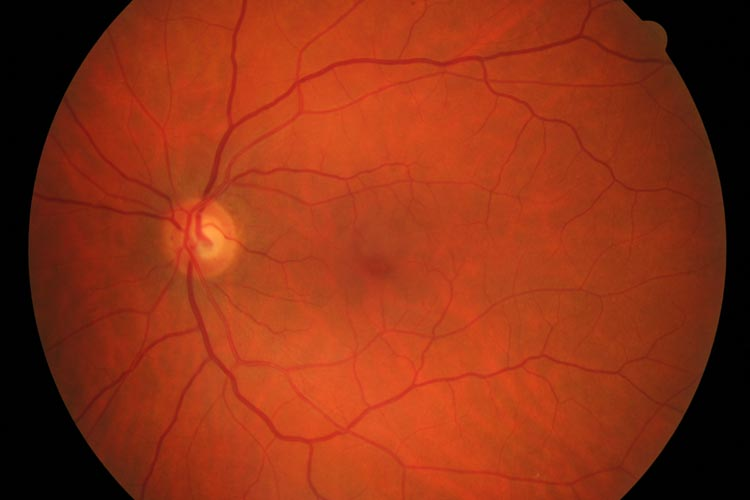
#> input picture IIM/Study-Case-02/09.jpg, 750 x 500 px
$ jupyter execute code.ipynb   (older library calls are emulated)
#> lines starting #> are read from the running program, lines starting #| are printed output that depends on the picture; after the words box and inside, x2 and y2 are one past the last pixel; in counts of white or black regions, pixels touching at a corner belong together
# 1. Importando as bibliotecas

[cell 1]
from ipywidgets import IntSlider, interact, FloatSlider, Checkbox
import matplotlib.pyplot as plt
import numpy as np
import cv2
from skimage.color import rgb2gray
from statistics import mean

## 1.1. Carregando a imagem

[cell 2]
img = cv2.cvtColor(cv2.imread('09.jpg'), cv2.COLOR_BGR2RGB)
plt.imshow(img)

## 1.2. Passando para escala de cinza

[cell 3]
gray = cv2.cvtColor(img, cv2.COLOR_RGB2GRAY)
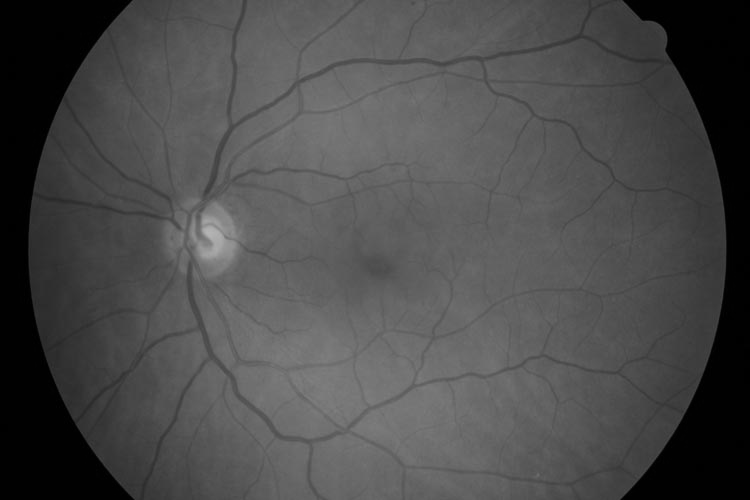
#> gray: shape (500, 750); min 0, max 181, mean 74.6
plt.imshow(gray, cmap='gray')

[cell 4]
hrv = cv2.cvtColor(img, cv2.COLOR_RGB2HSV)
#> hrv: shape (500, 750, 3); mean H, S, V 7.8, 189.7, 143.6
#> the sliders are set to brilho = 0, con = 1
plt.imshow(hrv, cmap='gray')

# 2. Metodos de segmentação [**TESTES**]

[cell 5]
@interact(brilho=IntSlider(min=-100, max=100, step=1, value=0),
 con=IntSlider(min=-50, max=50, step=1, value=1))
def brilho_const(brilho, con):
#> the sliders are set to limiar = 107
  img_bri = (gray * con) + brilho
  plt.imshow(img_bri, cmap='gray')
  plt.axis('off')

## 2.1. Limiarização

[cell 6]
@interact(limiar=IntSlider(min=0, max=255, step=1, value=107))
def limiarizacao_binary(limiar):
#> called with limiar = 107
    thresh_binary = cv2.threshold(gray, limiar, 255, cv2.THRESH_BINARY)[1]
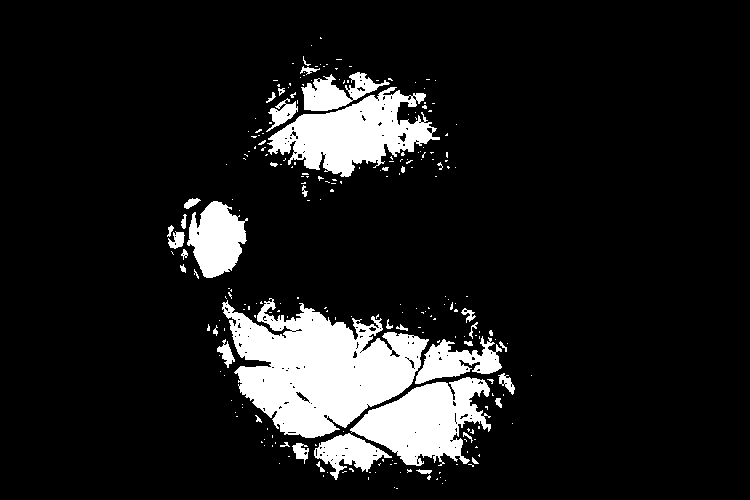
#> thresh_binary: shape (500, 750); 11.4% white; 243 white regions (203 under 20 px), largest, box (x1, y1, x2, y2) and area: (222, 298, 429, 438) 16529, (267, 87, 440, 177) 7696, (350, 377, 491, 466) 6930
#> the sliders are set to limiar = 107
    plt.imshow(thresh_binary, cmap='gray')
    plt.axis('off')

[cell 7]
@interact(limiar=IntSlider(min=0, max=255, step=1, value=107))
def limiarizacao_trunc(limiar):
#> called with limiar = 107
    thresh_binary = cv2.threshold(gray, limiar, 255, cv2.THRESH_TRUNC)[1]
#> the sliders are set to limiar = 107, abertura = <module 'ipywidgets.Checkbox_', fechado = <module 'ipywidgets.Checkbox_', it = 1
    plt.imshow(thresh_binary, cmap='gray')
    plt.axis('off')

[cell 8]
kernel = np.ones((3,3), np.uint8)
@interact(limiar=IntSlider(min=0, max=255, step=1, value=107), abertura=Checkbox(), fechado=Checkbox(), it=IntSlider(min=0, max=255, step=1, value=1))
def exibir_limiarizacao_gray_pure(limiar, abertura, fechado, it):
#> called with limiar = 107, it = 1
  if abertura:
    img_transf = cv2.erode(gray, kernel, iterations=it)
    img_transf = cv2.dilate(img_transf, kernel, iterations=it)
  elif fechado:
    img_transf = cv2.dilate(gray, kernel, iterations=it)
    img_transf = cv2.erode(img_transf, kernel, iterations=it)
  else:
    img_transf = gray
  _, thresh_binary = cv2.threshold(img_transf, limiar, 255, cv2.THRESH_BINARY)
#> thresh_binary: shape (500, 750); 10.8% white; 53 white regions (27 under 20 px), largest, box (x1, y1, x2, y2) and area: (223, 303, 427, 438) 16091, (269, 91, 440, 177) 7420, (351, 377, 491, 465) 6738
  _, thresh_binary_inv = cv2.threshold(img_transf, limiar, 255, cv2.THRESH_BINARY_INV)
  _, thresh_trunc = cv2.threshold(img_transf, limiar, 255, cv2.THRESH_TRUNC)
  _, thresh_to_zero = cv2.threshold(img_transf, limiar, 255, cv2.THRESH_TOZERO)
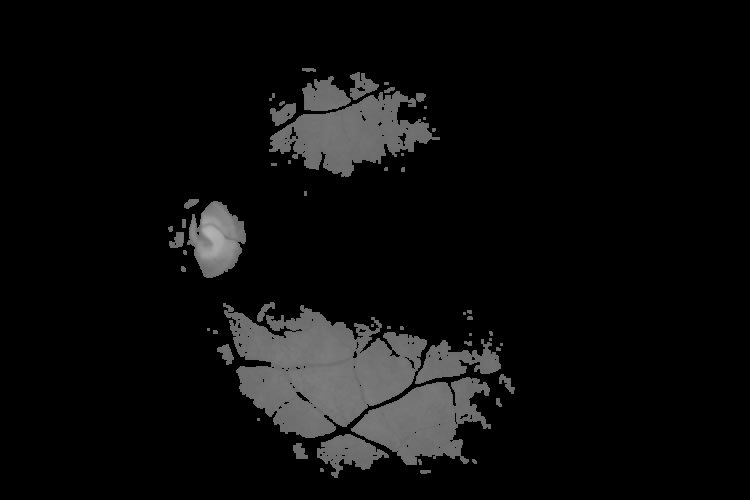
#> thresh_to_zero: shape (500, 750); min 0, max 178, mean 12.3
  _, thresh_to_zero_inv = cv2.threshold(img_transf, limiar, 255, cv2.THRESH_TOZERO_INV)
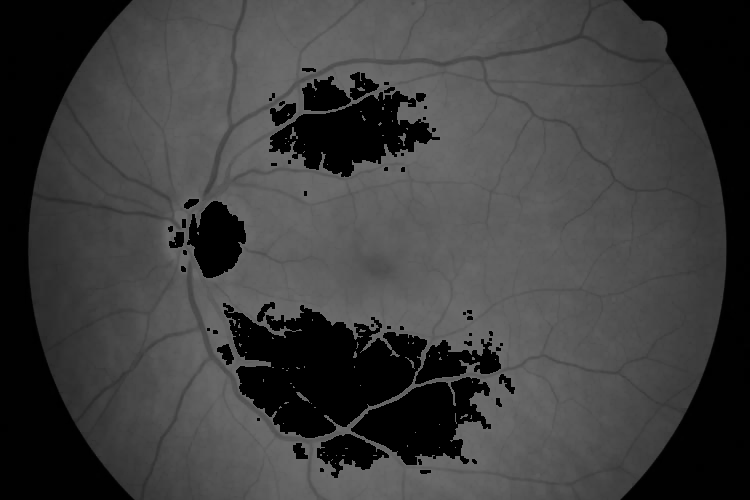
#> thresh_to_zero_inv: shape (500, 750); min 0, max 107, mean 61.9

  titulos = ['Imagem original', 'Aberta ou fechada', 'Binary', 'Binary inv', 'Trunc', 'To zero', 'To zero inv']
  imagens = [gray, img_transf, thresh_binary, thresh_binary_inv, thresh_trunc, thresh_to_zero, thresh_to_zero_inv]

  fig = plt.gcf()
  fig.set_size_inches(18,12)

  for i in range(6):
    plt.subplot(2, 3, i + 1)
    plt.imshow(cv2.cvtColor(imagens[i], cv2.COLOR_BGR2RGB), cmap = 'gray')
    plt.title(titulos[i])
    plt.xticks([]),plt.yticks([])
  plt.show()
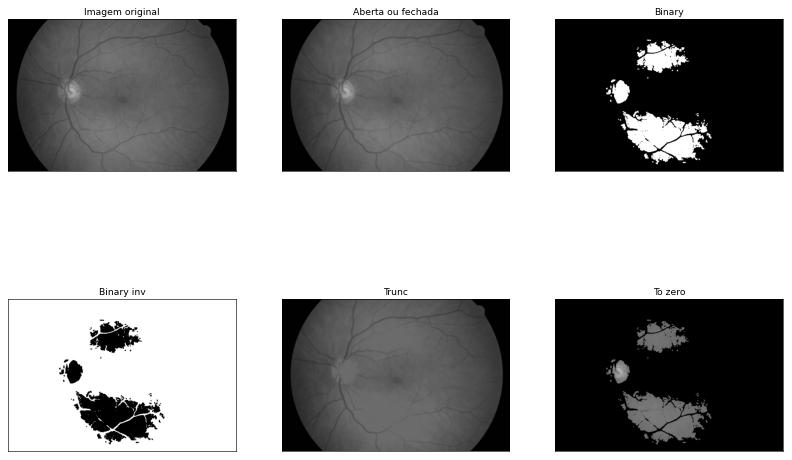
#> figure drawn by matplotlib, 6 panels
#> the sliders are set to limiar = 107, brilho = 0, const = 1

[cell 9]
@interact(limiar=IntSlider(min=0, max=255, step=1, value=107),
 brilho=IntSlider(min=-50, max=50, step=1, value=0),
 const=FloatSlider(min=-20, max=20, step=0.1, value=1))
def exibir_limiarizacao_gray_transf(limiar, brilho, const):
#> called with limiar = 107, brilho = 0, const = 1
  img_transf = (gray * const) + brilho
  _, thresh_binary = cv2.threshold(img_transf, limiar, 255, cv2.THRESH_BINARY)
  _, thresh_binary_inv = cv2.threshold(img_transf, limiar, 255, cv2.THRESH_BINARY_INV)
  _, thresh_trunc = cv2.threshold(img_transf, limiar, 255, cv2.THRESH_TRUNC)
  _, thresh_to_zero = cv2.threshold(img_transf, limiar, 255, cv2.THRESH_TOZERO)
  _, thresh_to_zero_inv = cv2.threshold(img_transf, limiar, 255, cv2.THRESH_TOZERO_INV)

  titulos = ['Imagem original', 'Binary', 'Binary inv', 'Trunc', 'To zero', 'To zero inv']
  imagens = [img_transf, thresh_binary, thresh_binary_inv, thresh_trunc, thresh_to_zero, thresh_to_zero_inv]

  fig = plt.gcf()
  fig.set_size_inches(18,12)

  for i in range(6):
    plt.subplot(2, 3, i + 1)
    plt.imshow(imagens[i], cmap = 'gray')
    plt.title(titulos[i])
    plt.xticks([]),plt.yticks([])
  plt.show()
#> the sliders are set to bloco = 15, const = 5

## 2.2. Limiariazação adaptativa

### 2.2.1. Media

[cell 10]
# Pega bem as veias: bloco = 15, const = 5
@interact(bloco=IntSlider(min=3, max=51, step=2, value=15), const=IntSlider(min=0, max=25, step=1, value=5))
def limiarizacao_adap_media(bloco, const):
#> called with bloco = 15, const = 5
    adapt = cv2.adaptiveThreshold(gray, 255, cv2.ADAPTIVE_THRESH_MEAN_C, cv2.THRESH_BINARY, bloco, const)
#> adapt: shape (500, 750); 92.9% white; 722 black regions (638 under 20 px), largest, box (x1, y1, x2, y2) and area: (180, 0, 689, 500) 8880, (620, 0, 733, 500) 3538, (22, 0, 134, 500) 3330
#> the sliders are set to bloco = 13, const = 62, con = 3
    plt.imshow(adapt, cmap='gray')
    plt.axis('off')

[cell 11]
# Para pegar a flovia do olho: bloco = 13, const = 62, con = 3
# Para pegar a disco do olho: bloco = 13, const = 62, con = 2   ou bloco = 499, const = 36, con = 2
@interact(bloco=IntSlider(min=3, max=500, step=2, value=13),
 const=IntSlider(min=-500, max=500, step=1, value=62),
 con=IntSlider(min=1, max=50, step=1, value=3))
def exibir_limiarizacao_gray_transf(bloco, const, con):
#> called with bloco = 13, const = 62, con = 3
  img_transf = (gray * con)
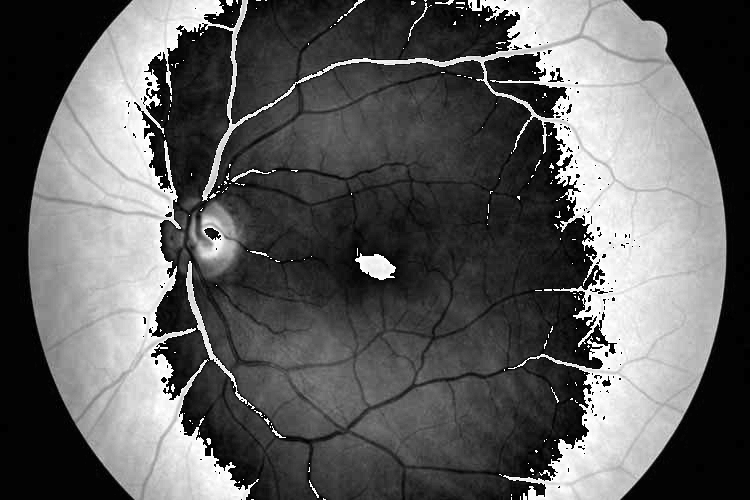
#> img_transf: shape (500, 750); min 0, max 255, mean 94.1
  adapt = cv2.adaptiveThreshold(img_transf, 255, cv2.ADAPTIVE_THRESH_MEAN_C, cv2.THRESH_BINARY, bloco, const)
#> adapt: shape (500, 750); 96.8% white; black in thin lines or dots
#> the sliders are set to bloco = 25, const = 5
  plt.imshow(adapt, cmap='gray')
  plt.axis('off')

### 2.2.2. Gaussiana

[cell 12]
@interact(bloco=IntSlider(min=3, max=51, step=2, value=25), const=IntSlider(min=0, max=25, step=1, value=5))
def limiarizacao_adap_gaus(bloco, const):
#> called with bloco = 25, const = 5
    adapt = cv2.adaptiveThreshold(gray, 255, cv2.ADAPTIVE_THRESH_GAUSSIAN_C, cv2.THRESH_BINARY, bloco, const)
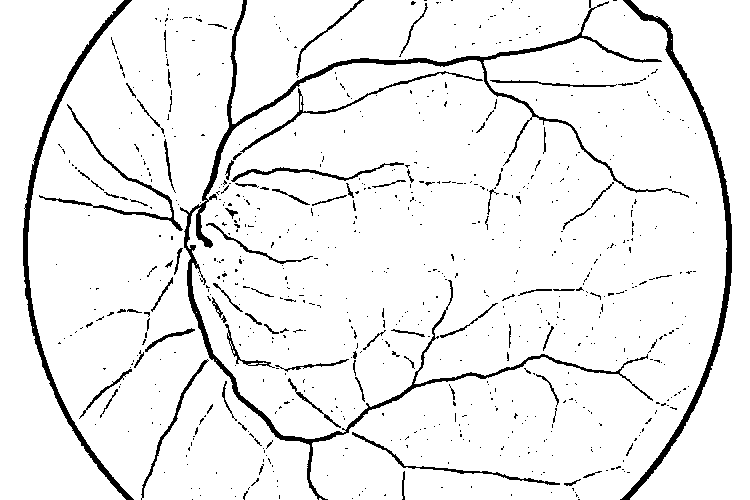
#> adapt: shape (500, 750); 93.6% white; 749 black regions (662 under 20 px), largest, box (x1, y1, x2, y2) and area: (180, 0, 689, 500) 7271, (620, 0, 732, 500) 3251, (23, 0, 134, 500) 2993
    plt.imshow(adapt, cmap='gray')
    plt.axis('off')

## 2.3. Por Contorno

[cell 13]
# DISCO EXTERNO
blur = cv2.GaussianBlur(gray, (7,7), 0)
#> the sliders are set to limiar = 107, con = 1, brilho = 0, abertura = <module 'ipywidgets.Checkbox_', fechado = True, it_erode = 1, it_dil = 4, maior = 80, menor = 180
kernel = np.ones((3,3), np.uint8)
@interact(
    limiar=IntSlider(min=0, max=255, step=1, value=107),
    con=IntSlider(min=0, max=10, step=1, value=1),
    brilho=IntSlider(min=0, max=50, step=1, value=0),
    abertura=Checkbox(),
    fechado=Checkbox(value=True),
    it_erode=IntSlider(min=0, max=255, step=1, value=1),
    it_dil=IntSlider(min=0, max=255, step=1, value=4),
    maior=IntSlider(min=5, max=3000, step=25, value=80),
    menor=IntSlider(min=5, max=3000, step=25, value=180)
    )
def contorno_lim_global(limiar, con, brilho, abertura, fechado, it_erode,it_dil, maior, menor):
#> called with limiar = 107, con = 1, brilho = 0, fechado = True, it_erode = 1, it_dil = 4, maior = 80, menor = 180
    img_processada = img.copy()
    blur_transf =  (blur * con) + brilho
    if abertura:
        img_transf = cv2.erode(blur_transf, kernel, iterations=it_erode)
        img_transf = cv2.dilate(img_transf, kernel, iterations=it_dil)
    elif fechado:
        img_transf = cv2.dilate(blur_transf, kernel, iterations=it_dil)
        img_transf = cv2.erode(img_transf, kernel, iterations=it_erode)
    else:
        img_transf = blur_transf
    thresh_binary = cv2.threshold(img_transf, limiar, 255, cv2.THRESH_BINARY)[1]
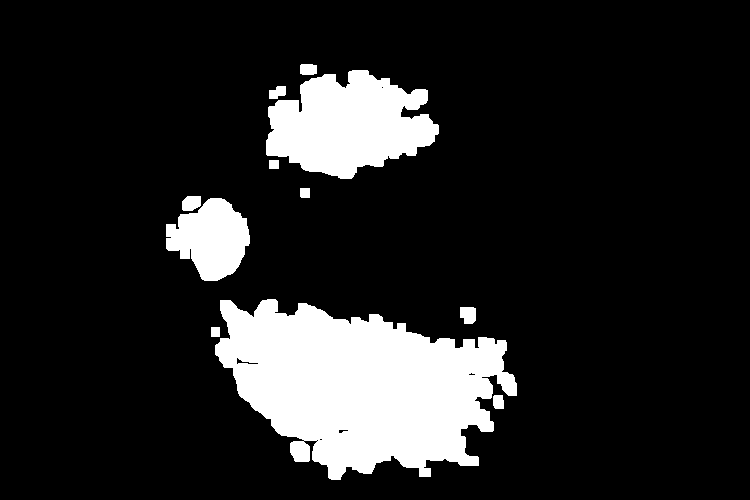
#> thresh_binary: shape (500, 750); 14.2% white; 11 white regions
    contornos, hierarquia = cv2.findContours(thresh_binary, cv2.RETR_EXTERNAL, cv2.CHAIN_APPROX_SIMPLE)
#> contornos = 11 contours; largest, box (x1, y1, x2, y2) and area: (215, 299, 517, 480) 34302, (266, 70, 439, 179) 12375, (166, 198, 250, 281) 4486, (182, 196, 201, 211) 218, (460, 307, 476, 324) 210
    for cnt in contornos:
        area = cv2.contourArea(cnt)
        if len(cnt) > maior and len(cnt) < menor:
            elipse = cv2.fitEllipse(cnt)
            print(f'Tem um diametro medio {round(mean(list(elipse[1])), 2)} pela media do diametro vertical e horizontal')
            cv2.ellipse(img_processada, elipse, (0,255,0), 2)
#> this loop made 11 passes
#> (area, elipse) on pass 5: (4485.5, ((211.5, 238.1), (74.44, 78.45), 139.5))
#> (printed output is left out)
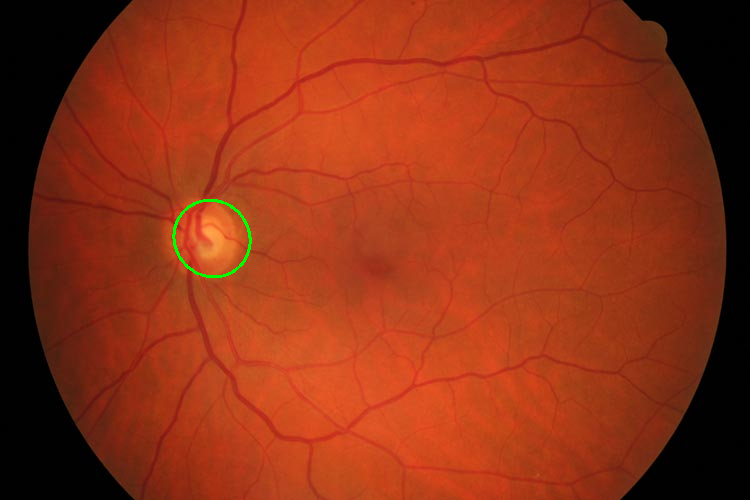
#> img_processada: shape (500, 750, 3); mean R, G, B 143.2, 50.1, 21.4

    titulos = ['Img original', 'Img Brilho-Con', 'Img Transf', 'Img Thresh', 'Img Process']
    imagens = [img, blur_transf, img_transf, thresh_binary, img_processada]

    fig = plt.gcf()
    fig.set_size_inches(18,12)

    for i in range(5):
        plt.subplot(2, 3, i + 1)
        plt.imshow(imagens[i], cmap = 'gray')
        plt.title(titulos[i])
        plt.xticks([]),plt.yticks([])
    plt.show()
#> the sliders are set to bloco = 115, const = -1, con = 1, brilho = 0, abertura = <module 'ipywidgets.Checkbox_', fechado = True, it_erode = 4, it_dil = 5, maior = 110, menor = 130

    # Disco = limiar = 107, con=1, brilho=0, fechado=True, it_erose=1, it_dil=4 maior=80 e menor=180

[cell 14]
# COPA
blur = cv2.GaussianBlur(gray, (7,7), 0)
kernel = np.ones((3,3), np.uint8)
@interact(
    bloco=IntSlider(min=3, max=500, step=2, value=115),
    const=IntSlider(min=-500, max=500, step=1, value=-1),
    con=IntSlider(min=0, max=50, step=1, value=1),
    brilho=IntSlider(min=0, max=50, step=1, value=0),
    abertura=Checkbox(),
    fechado=Checkbox(value=True),
    it_erode=IntSlider(min=0, max=255, step=1, value=4),
    it_dil=IntSlider(min=0, max=255, step=1, value=5),
    maior=IntSlider(min=5, max=3000, step=5, value=110),
    menor=IntSlider(min=5, max=3000, step=25, value=130)
    )
def contorno_lim_adapt(bloco,const, con, brilho, abertura, fechado, it_erode,it_dil, maior, menor):
#> called with bloco = 115, const = -1, con = 1, brilho = 0, fechado = True, it_erode = 4, it_dil = 5, maior = 110
    img_processada = img.copy()
    blur_transf =  (blur * con) + brilho
    if abertura:
        img_transf = cv2.erode(blur_transf, kernel, iterations=it_erode)
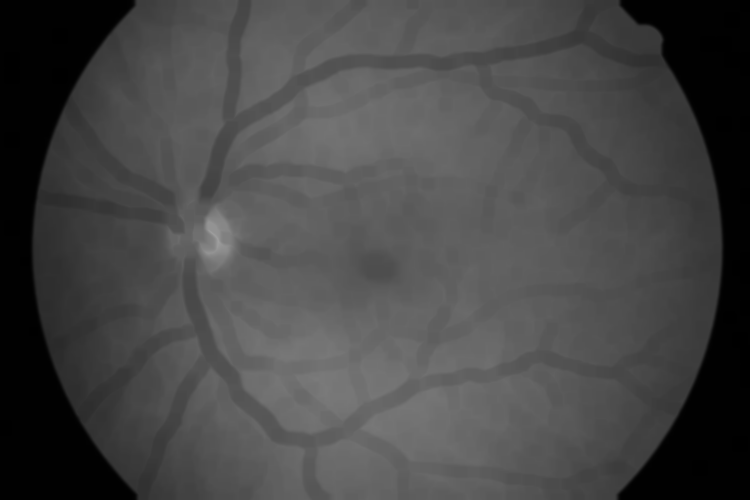
#> img_transf: shape (500, 750); min 0, max 159, mean 70.6
        img_transf = cv2.dilate(img_transf, kernel, iterations=it_dil)
    elif fechado:
        img_transf = cv2.dilate(blur_transf, kernel, iterations=it_erode)
        img_transf = cv2.erode(img_transf, kernel, iterations=it_dil)
    else:
        img_transf = blur_transf
    adapt = cv2.adaptiveThreshold(img_transf, 255, cv2.ADAPTIVE_THRESH_MEAN_C, cv2.THRESH_BINARY, bloco, const)
#> adapt: shape (500, 750); 45.7% white; 191 white regions (103 under 20 px)
#> (the rest of the program and of its run is left out)
